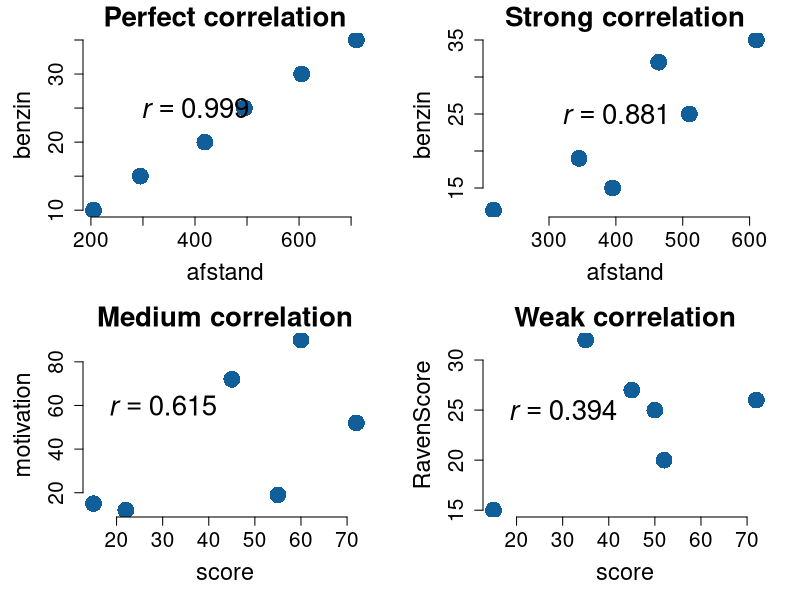

R code for this plot:
# weak and strong correlations examples but now with
# order of variables reversed. This makes no difference to the correlation
# since it only debents on the relatinship of the variables


# set some global variables
G_cex <- 2.7 # symbol size
G_cexAxis <- 1.5 # axis text size
G_cexLab <- 1.7 # label text size
par(mfrow = c(2,2), mar = c(5,5,2,2)) # set figure layout and margins

# perfect correlation ---- 
benzin   <- c( 10,  15,  20,  25,  30,  35)
afstand  <- c(205, 295, 419, 495, 605, 710) 
plot(afstand, benzin,
     main = 'Perfect correlation',
     cex.main = 2,
     frame.plot = FALSE, 
     pch = 16, 
     col = "#115f9a",
     cex = G_cex, 
     cex.axis = G_cexAxis, 
     cex.lab = G_cexLab)


c1 <- cor(afstand, benzin, method = 'pearson')
lgnd <- bquote(italic(r) == .(format(c1, digits = 3)))
text(400, 25, as.expression(lgnd), cex = 2)


# Strong correlation ---- 
# driving in real traffic
benzin   <- c( 12,  15,  19,  25,  32,  35)
afstand  <- c(217, 395, 345, 510, 464, 610) 
plot(afstand, benzin, 
     main = 'Strong correlation',
     cex.main = 2,
     frame.plot = FALSE, 
     pch = 16, 
     col = "#115f9a",
     cex = G_cex, 
     cex.axis = G_cexAxis, 
     cex.lab = G_cexLab)

c1 <- cor(afstand, benzin, method = 'pearson')
lgnd <- bquote(italic(r) == .(format(c1, digits = 3)))
text(400, 25, as.expression(lgnd), cex = 2)


# Medium correlation ----
motivation   <- c( 12,  15,  19,  52,  72,  90)
score   <- c(22, 15, 55, 72, 45, 60) 
plot(score, motivation, 
     main = 'Medium correlation',
     cex.main = 2,
     frame.plot = FALSE, 
     pch = 16, 
     col = "#115f9a",
     cex = G_cex, 
     cex.axis = G_cexAxis, 
     cex.lab = G_cexLab)

c1 <- cor(score, motivation, method = 'pearson')
lgnd <- bquote(italic(r) == .(format(c1, digits = 3)))
text(30, 60, as.expression(lgnd), cex = 2)


# Weak correlation ----
RavenScore   <- c(20, 15, 32, 26, 27, 25)
score        <- c(52, 15, 35, 72, 45, 50) 
plot(score, RavenScore,  
     main = 'Weak correlation',
     cex.main = 2,
     frame.plot = FALSE, 
     pch = 16, 
     col = "#115f9a",
     cex = G_cex, 
     cex.axis = G_cexAxis, 
     cex.lab = G_cexLab)

c1 <- cor(score, RavenScore, method = 'pearson')
#lgnd <- bquote(italic(r)^2 == .(format(c1^2, digits = 3))~~/n italic(r)) # R squared
lgnd <- bquote(italic(r) == .(format(c1, digits = 3))) # R
text(30, 25, as.expression(lgnd), cex = 2)


